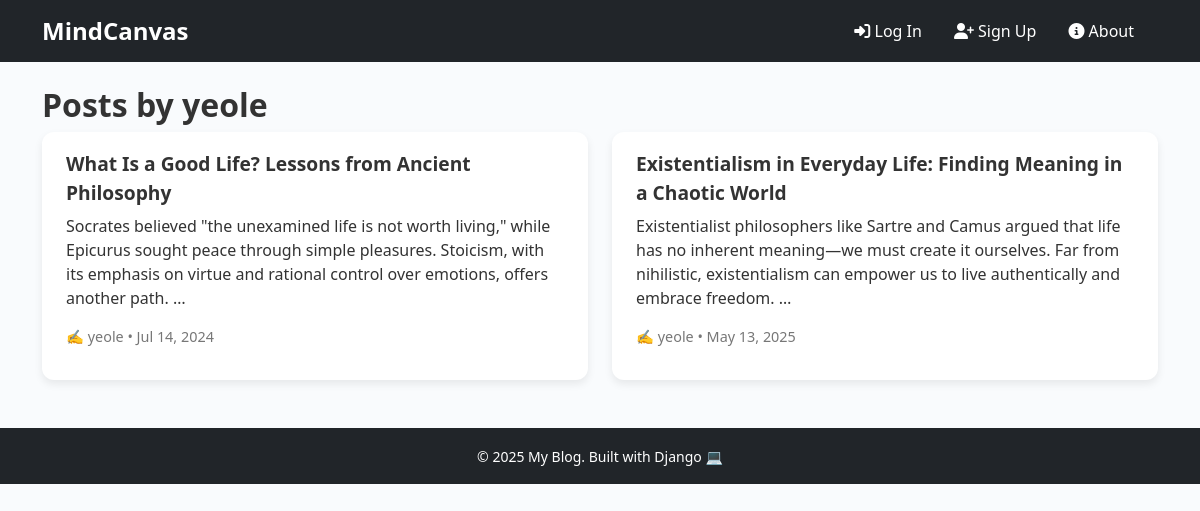
/author/yeole/, run on the app's committed database.
### blog/models.py (models this page shows, shortened)
class Post(models.Model):
    title = models.CharField(max_length=200)
    body = models.TextField()
    author = models.ForeignKey(User, on_delete=models.CASCADE)
    categories = models.ManyToManyField(Category, related_name='posts', blank=True)
    created_at = models.DateTimeField(auto_now_add=True)
    updated_at = models.DateTimeField(auto_now=True)
    image = models.ImageField(upload_to='post_images/', null=True, blank=True)
    likes = models.ManyToManyField(User, related_name='post_likes', blank=True)

### blog/views.py (the view)
# urls.py: path('author/<str:username>/', views.user_posts, name='user_posts'),
def user_posts(request, username):
    posts = Post.objects.filter(author__username=username)
    return render(request, 'blog/user_posts.html', {'posts': posts, 'username': username})

### blog/templates/blog/user_posts.html (shortened to what this page needs)
{% extends 'blog/base.html' %}
{% block content %}
<h2>Posts by {{ username }}</h2>
{% if posts %}
    <div class="post-grid">
        {% for post in posts %}
            <div class="post-card">
                <h4><a href="{% url 'post_detail' pk=post.pk %}" class="post-title">{{ post.title }}</a></h4>
                <p class="post-excerpt">{{ post.body|truncatewords:30 }}</p>
                <p class="post-meta">✍️ {{ post.author }} • {{ post.created_at|date:"M d, Y" }}</p>
            </div>
        {% endfor %}
    </div>
{% else %}
    <p>No posts found by {{ username }}.</p>
{% endif %}
{% endblock %}

### blog/static/css/style.css (style rules this page uses)
body { background-color: #f8f9fa; font-family: 'Segoe UI', Tahoma, Geneva, Verdana, sans-serif; }
body { font-family: 'Segoe UI', sans-serif; background-color: #f9fbfd; color: #333; margin: 0; padding: 0; }
h1, h2, h3, h4 { font-weight: 600; }
.post-card { background: white; padding: 1rem 1.5rem; border-radius: 12px; box-shadow: 0 4px 8px rgba(0,0,0,0.08); transition: transform 0.3s ease, box-shadow 0.3s ease; }
.post-title { font-size: 1.2rem; color: #333; text-decoration: none; }
.post-meta { font-size: 0.9rem; color: #777; }
.post-grid { display: grid; grid-template-columns: repeat(auto-fit, minmax(280px, 1fr)); gap: 1.5rem; }

### data on the page
Post: title "What Is a Good Life? Lessons from Ancient Philosophy", body "Socrates believed \"the unexamined life is not worth living,\" while Epicurus sought peace through simple pleasures. Stoicism, with its emphasis on virtue and rational control over emotions, offers another path. …", author "yeole", created_at "Jul 14, 2024"
Post: title "Existentialism in Everyday Life: Finding Meaning in a Chaotic World", body "Existentialist philosophers like Sartre and Camus argued that life has no inherent meaning—we must create it ourselves. Far from nihilistic, existentialism can empower us to live authentically and embrace freedom. …", author "yeole", created_at "May 13, 2025"

### other printed values
{{ username }} "yeole"
